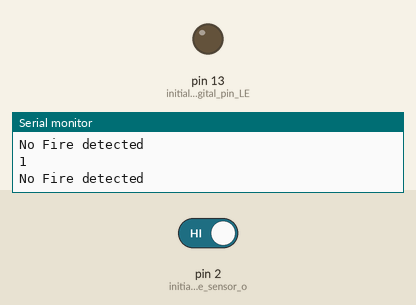
This sketch was run on a simulated Arduino Uno, built with avr-gcc and run on an emulated ATmega328P. Shown: output pins drawn as LEDs (lit = HIGH), the last lines printed to the serial monitor. The inputs (shaded band) are chosen by the test bench; at power-on: pin 2 (initialize_Flame_sensor_o) HIGH.

Above: at 3.0 s.
3.1 s: pin 2 (initialize_Flame_sensor_o) driven LOW
At 3.8 s:
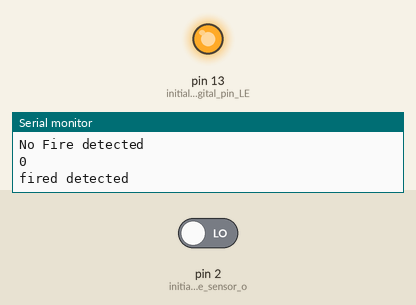
4.8 s: pin 2 (initialize_Flame_sensor_o) driven HIGH
At 6.6 s:
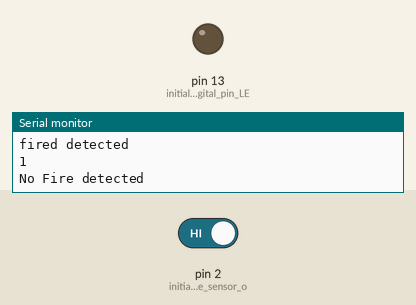
Timing chart, 0 to 8.1 s (numbered marks = the images above; inputs shaded):
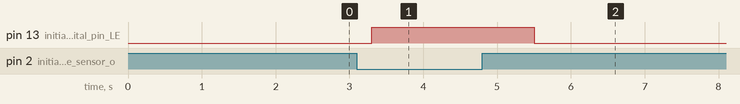

The sketch:

Flame_sensor_individual.ino
```cpp
void setup()
{
  pinMode(2, INPUT); //initialize Flame sensor output pin connected pin as input.
  pinMode(13, OUTPUT);// initialize digital pin LED_BUILTIN as an output.
  Serial.begin(9600);// initialize serial communication @ 9600 baud:
}
void loop()
{
 int p = digitalRead(2);
 Serial.println(p);

  if (p == 0 )
  {
    digitalWrite(13, HIGH); // Led ON
    Serial.println("fired detected");
    delay(1000);
  }
  else
  {
    digitalWrite(13, LOW); // Led OFF
    Serial.println("No Fire detected");
    delay(1000);
  }
  delay(100);
}
```

Measured:
- after the input at 3.1 s, pin 13 (initialize_digital_pin_LE): LOW → HIGH after 0.20 s
- after the input at 4.8 s, pin 13 (initialize_digital_pin_LE): HIGH → LOW after 0.70 s
